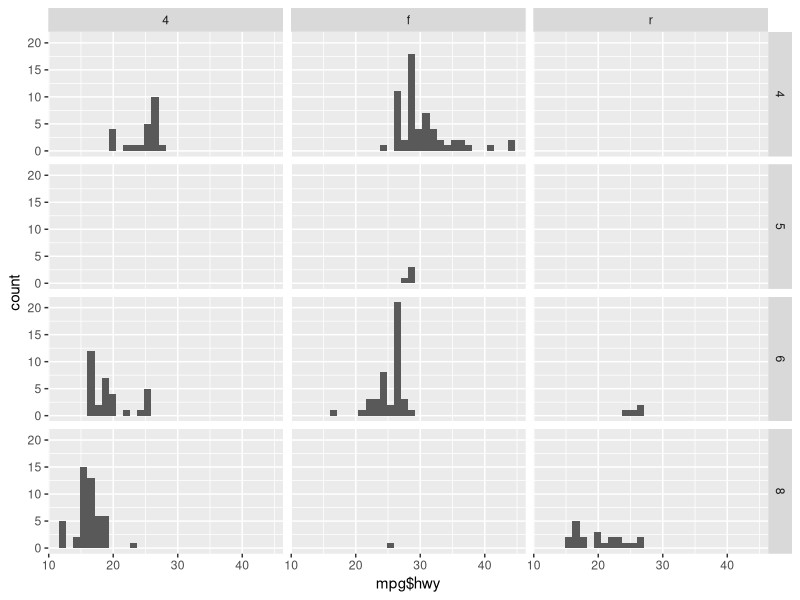
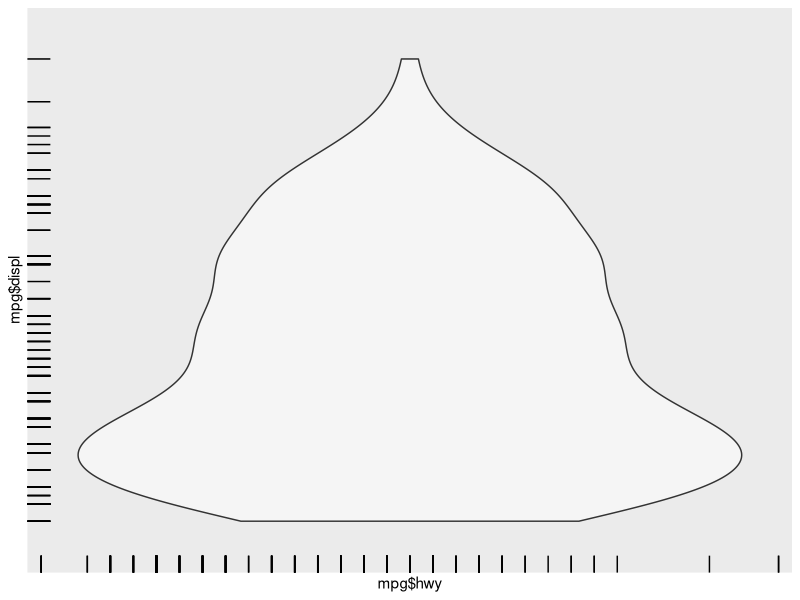
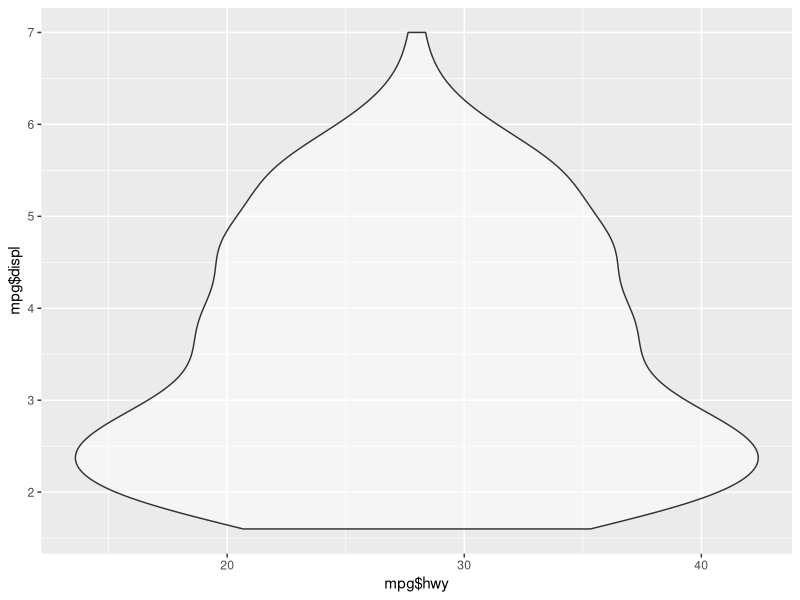
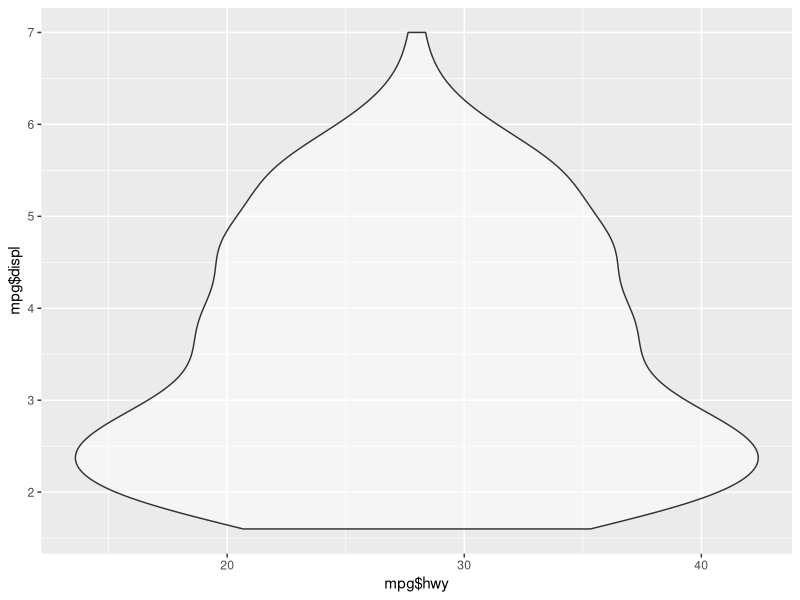

R code for these plots, in order: (Note: this script raises an error after producing the figures.)
library(ggplot2)
?mpg
View(mpg)

table(mpg$year)

plot <- ggplot(data = mpg, mapping = aes(x = mpg$hwy)) + 
  geom_histogram() + 
  facet_wrap(~year)

(plot + facet_grid(cyl~drv))
  
  
plot <- ggplot(data = mpg, mapping = aes(x = mpg$hwy))  
plot <- ggplot(mpg, aes(x = mpg$hwy))
plot <- ggplot(mapping = aes(x = mpg$hwy),data = mpg)
plot + geom_violin(mapping = aes(y = mpg$displ),alpha=0.5) +
  geom_rug(mapping = aes(y = mpg$displ)) +
  scale_x_discrete()+scale_y_discrete()

plot <- plot + geom_violin(mapping = aes(y = mpg$displ),alpha=0.5)
plot

ggsave()



View(diamonds)

ggplot(diamonds, aes(x=carat, y=price)) + 
  geom_rug() +
  geom_point(aes(color=cut)) +
  scale_color_manual(values=c("red", "red", "red", "blue", "blue")) + 
  # scale_color_manual(values=c("red", "yellow", "green", "blue", "violet")) +  
  scale_y_continuous(breaks=c(0,2500,5000,7500,10000,12500,15000,17500),
                     labels=c(0,2.5,5,7.5,10,12.5,15,17.5),
                     name="price(thousands of dollars)")

# From diamonds {ggplot2} documentation:
#color --> diamond colour, from D (best) to J (worst)
# clarity --> a measurement of how clear the diamond is (I1 (worst), SI2, SI1, VS2, VS1, VVS2, VVS1, IF (best))

ggplot(diamonds, aes(x=carat, y=price, color=cut)) + 
  geom_hex() +
  scale_color_manual(values=c("red", "yellow", "green", "blue", "violet")) + 
  scale_y_continuous(breaks=c(0,2500,5000,7500,10000,12500,15000,17500),
                     labels=c(0,2.5,5,7.5,10,12.5,15,17.5),
                     name="price(thousands of dollars)")

ggplot(diamonds, aes(x=carat, y=price, color=cut)) + 
  geom_bin2d() +
  scale_color_manual(values=c("red", "yellow", "green", "blue", "violet")) + 
  scale_y_continuous(breaks=c(0,2500,5000,7500,10000,12500,15000,17500),
                     labels=c(0,2.5,5,7.5,10,12.5,15,17.5),
                     name="price(thousands of dollars)")

ggplot(diamonds, aes(x=carat, y=price, color=cut)) + 
  geom_bin2d() +
  facet_wrap(~color) +
  scale_color_manual(values=c("red", "yellow", "green", "blue", "violet")) + 
  scale_y_continuous(breaks=c(0,2500,5000,7500,10000,12500,15000,17500),
                     labels=c(0,2.5,5,7.5,10,12.5,15,17.5),
                     name="price(thousands of dollars)")

ggplot(diamonds, aes(x=carat, y=price, fill=cut)) + 
  geom_bin2d() +
  facet_wrap(~color) +
  scale_color_manual(values=c("red", "red", "yellow", "green", "green")) + 
  scale_y_continuous(breaks=c(0,2500,5000,7500,10000,12500,15000,17500),
                     labels=c(0,2.5,5,7.5,10,12.5,15,17.5),
                     name="price(thousands of dollars)")

ggplot(diamonds, aes(x=carat, y=price, color=cut)) + 
  geom_density2d() +
  facet_grid(clarity~color) +
  scale_color_manual(values=c("red", "yellow", "green", "blue", "violet")) + 
  scale_y_continuous(breaks=c(0,2500,5000,7500,10000,12500,15000,17500),
                     labels=c(0,2.5,5,7.5,10,12.5,15,17.5),
                     name="price(thousands of dollars)")

ggplot(diamonds, aes(x=carat, y=price, color=cut)) + 
  geom_point() +
  facet_grid(clarity~color) +
  scale_color_manual(values=c("red", "yellow", "green", "blue", "violet")) + 
  scale_y_continuous(breaks=c(0,5000,10000,15000,17500),
                     labels=c(0,5,10,15,17.5),
                     name="price(thousands of dollars)")
